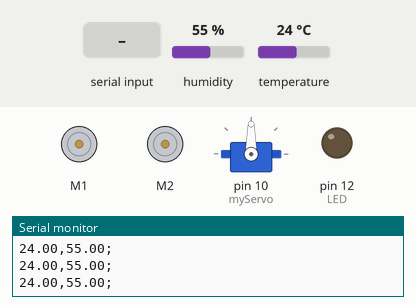
The program below on a simulated Arduino Uno, built with avr-gcc and run on an emulated ATmega328P. On the bench: 2 × DC motor (green arrow = forward, orange = backward, longer = faster), servo, output pins drawn as LEDs (lit = HIGH), the last lines printed to the serial monitor. Wiring (inferred from the names in the program): DHT11 sensor: data A5. Inputs (shaded band) come from the test bench; at power-on: humidity 55 %, temperature 24 °C. Pins used as bus, display or sensor lines are not drawn.

Above: at 1.3 s.
1.4 s: "f\n" received over Serial
At 2.6 s:
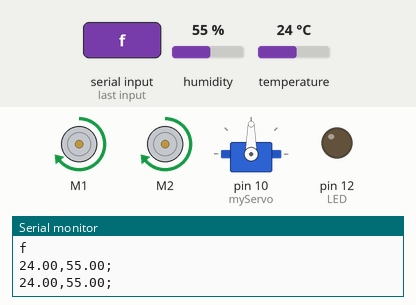
3.0 s: byte 98 ('b') received over Serial
At 3.9 s:
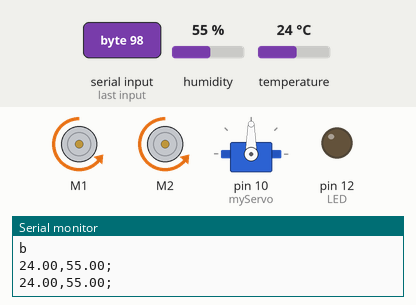
4.6 s: byte 108 ('l') received over Serial
At 5.1 s:
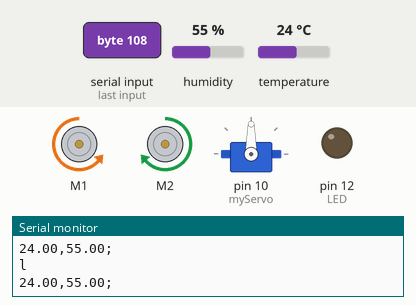
6.2 s: byte 116 ('t') received over Serial
At 7.4 s:
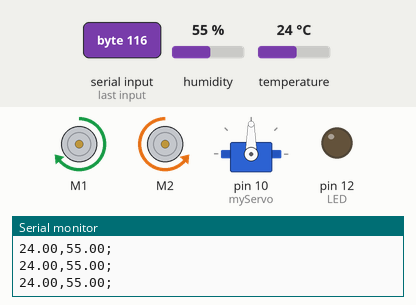
7.7 s: byte 49 ('1') received over Serial
At 8.8 s:
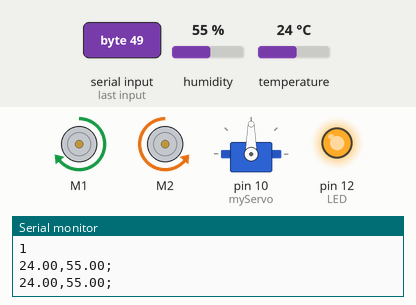
9.3 s: byte 122 ('z') received over Serial
At 10.0 s:
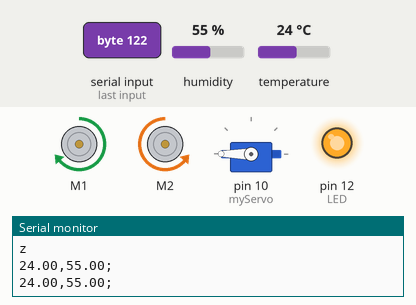
Timing chart, 0 to 11.9 s (numbered marks = the images above; inputs shaded):
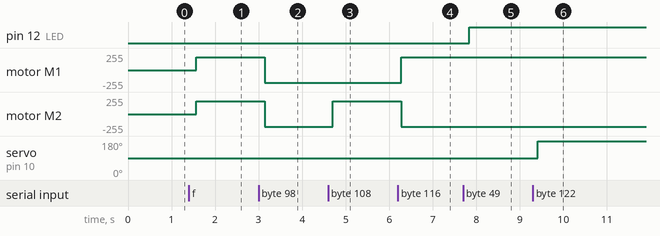

Measured:
- after the input at 1.4 s, motor M1, motor M2: stopped → forward 191/255 after 0.17 s
- after the input at 3.0 s, motor M1, motor M2: forward 191/255 → backward 191/255 after 0.14 s
- after the input at 4.6 s, motor M2: backward 191/255 → forward 191/255 after 0.10 s
- after the input at 6.2 s, motor M1: backward 191/255 → forward 191/255 after 0.07 s; motor M2: forward 191/255 → backward 191/255 after 0.07 s
- after the input at 7.7 s, pin 12 (LED): LOW → HIGH after 0.14 s
- after the input at 9.3 s, servo on pin 10 (myServo): 90° → 180° after 0.11 s

The program:

main.cpp
```cpp
#include "Arduino.h"

#include <Servo.h>  //import  servo library

#include <AFMotor.h>
#include <dht.h>

dht DHT;

#define DHT11_PIN A5


AF_DCMotor motor_left(1,MOTOR12_64KHZ); // set up motors.
AF_DCMotor motor_right(2, MOTOR12_64KHZ);

const int speed = 75; // percent of maximum speed
const int LED = 12;
int pwm;
Servo myServo;
char dataa = 0;


void moveForward();
void moveBackward();
void turnRight();
void turnLeft();
void moveStop();
void right_car();
void left_car();
void temp();

//--------------------------------------------------------------------------------------------------------------------------

void setup()
{
  //BTserial.begin(9600);
  Serial.begin(9600);         //Sets the data rate in bits per second (baud) for serial data transmission
  pinMode(12, OUTPUT);        //Sets digital pin 13 as output pin
  pwm= map(speed, 0,100, 0,255);
  motor_left.setSpeed(pwm); //set the speed of the motors, between 0-255
  motor_right.setSpeed (pwm);
  digitalWrite(LED, LOW);
  myServo.attach(10);
  myServo.write(90);
}

//-----------------------------------------------------------------------------------------------------------------------------

void loop() {
  temp();

  if(Serial.available()>0) //send data only when you receive data:
  {
    dataa = Serial.read(); //Read the incoming data and store it into variable data
    Serial.print(dataa); //print value inside data in serial monitor
    Serial.print("\n"); //New line
    if(dataa == 'f'){
      moveForward();
      digitalWrite(LED, LOW);
    }
    else if (dataa == 'b') {
      moveBackward();
      digitalWrite(LED, LOW);
    }
    else if (dataa == 's') {
      moveStop();
      digitalWrite(LED, LOW);
    }
    else if (dataa == 'l') {
      turnLeft();
      digitalWrite(LED, LOW);
    }
    else if (dataa == 't') {
      turnRight();
      digitalWrite(LED, LOW);
    }
    else if (dataa == '1') {
      digitalWrite(LED, HIGH);
    }
    else if (dataa == '0') {
      digitalWrite(LED, LOW);
    }
    else if (dataa == 'z') {
      myServo.write(180);
    }
    else if (dataa == '4') {
      myServo.write(135);
    }
    else if (dataa == '9') {
      myServo.write(90);
    }
    else if (dataa == '3') {
      myServo.write(45);
    }
    else if (dataa == '8') {
      myServo.write(0);
    }


  }


}
//----------------------------------------------------------------------------
void temp()
{
  int chk = DHT.read11(DHT11_PIN);
  Serial.print(DHT.temperature);
  Serial.print(",");
  Serial.print(DHT.humidity);
  Serial.print(";\n");
  delay(500);

}

//-----------------------------------------------------------------------------------------------------------------------------

void moveForward(){
  motor_left.run(FORWARD);
  motor_right.run(FORWARD);
}

//-----------------------------------------------------------------------------------------------------------------------------

void moveBackward(){
  motor_left.run(BACKWARD);
  motor_right.run(BACKWARD);
}


//-----------------------------------------------------------------------------------------------------------------------------

void moveStop(){
  motor_left.run(RELEASE);
  motor_right.run(RELEASE);
}


//-----------------------------------------------------------------------------------------------------------------------------

void turnRight() {
  motor_left.run(FORWARD);      // turn motor 1 forward
  motor_right.run(BACKWARD);     // turn motor 2 backward
  //delay(400); // run motors this way for 400ms
  //motor_left.run(FORWARD);      // set both motors back to forward
  //motor_right.run(FORWARD);
}

//-----------------------------------------------------------------------------------------------------------------------------

void turnLeft() {
  motor_left.run(BACKWARD);      // turn motor 1 forward
  motor_right.run(FORWARD);     // turn motor 2 backward
  //delay(400); // run motors this way for 400ms
  //motor_left.run(FORWARD);      // set both motors back to forward
  //motor_right.run(FORWARD);
}

//-------------------------------------------------------------------------------------------------------------------
void right_car()
{
  myServo.write(0);
  delay(1000);
  myServo.write(90);
  delay(1000);
  motor_left.run(FORWARD);      // turn motor 1 forward
  motor_right.run(BACKWARD);     // turn motor 2 backward
  delay(1000);
  moveStop();
}
//-----------------------------------------------------------------------------------------------------------------------------
```
